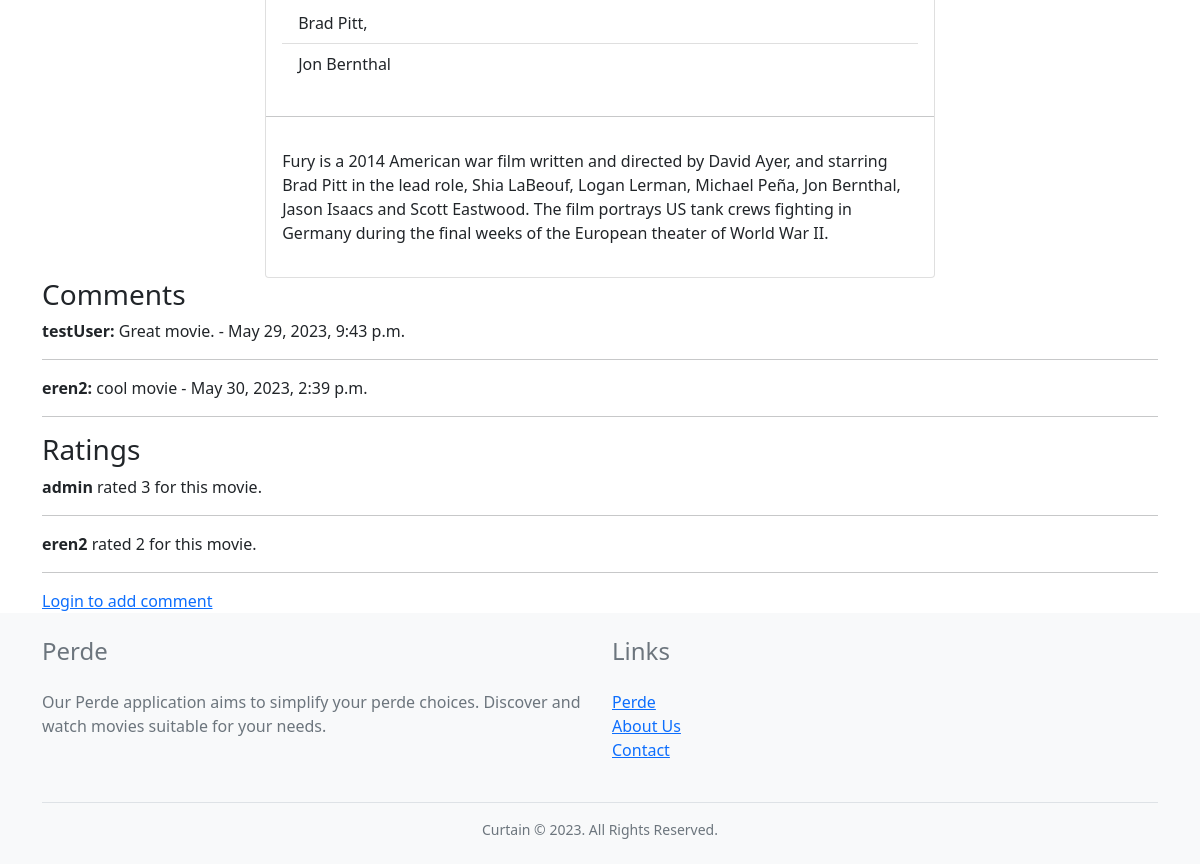
Before: /movie/Fury (lower part) with the older database file.
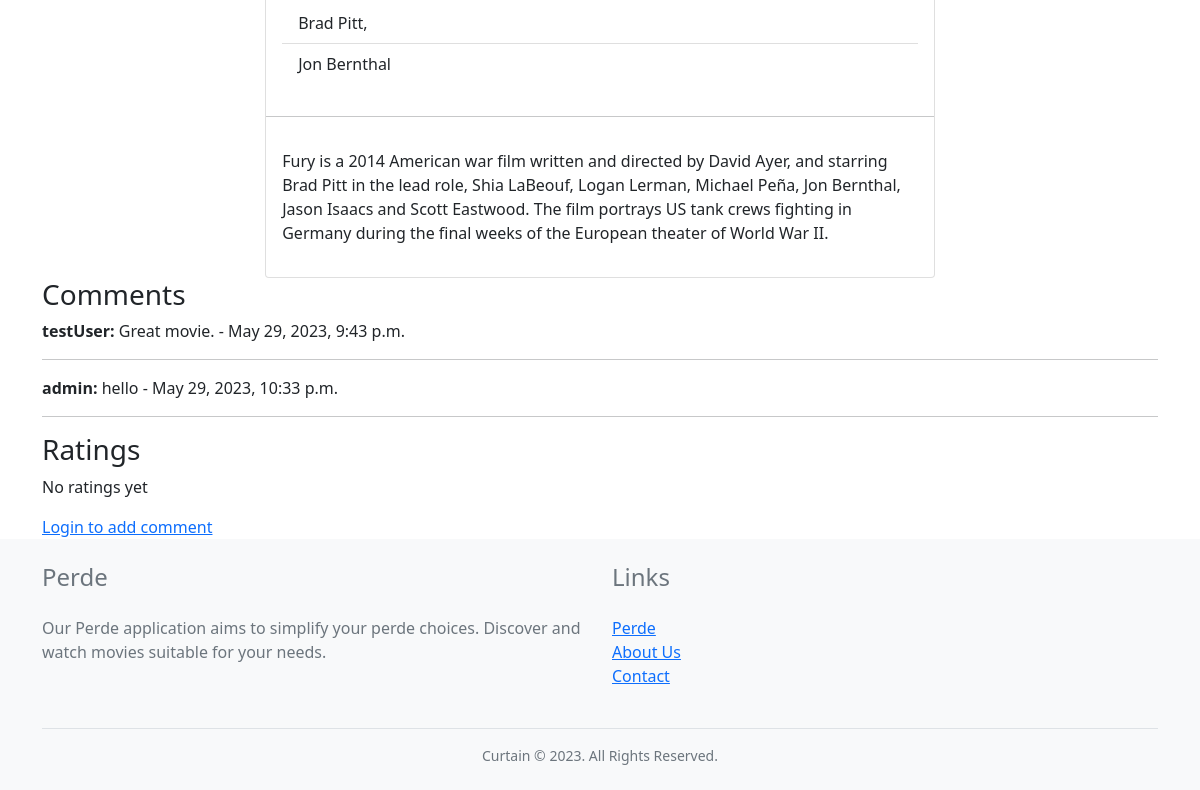
After: the same page with the newer database file.
### HomeApp/models.py (models this page shows, shortened)
class Actor(models.Model):
    name = models.CharField(max_length=100)
    birth_day = models.DateField(blank=True, null=True)
    country = models.CharField(max_length=100, blank=True, null=True)

class Movie(models.Model):
    title = models.CharField(max_length=100)
    description = models.TextField()
    year = models.IntegerField()
    rating = models.FloatField()
    genre = models.ManyToManyField(Genre, related_name='movies')
    director = models.ForeignKey(Director, on_delete=models.CASCADE, related_name='movies')
    actors = models.ManyToManyField(Actor, related_name='movies')
    runtime = models.IntegerField()
    poster = models.CharField(max_length=200)
    trailer = models.CharField(max_length=200, null=True)
    link = models.CharField(max_length=200, null=True)

class Comment(models.Model):
    user = models.ForeignKey('auth.User', on_delete=models.CASCADE, verbose_name='User')
    movie = models.ForeignKey(Movie, on_delete=models.CASCADE, related_name='comments')
    comment = models.TextField()
    created_date = models.DateTimeField(auto_now_add=True)

class Rating(models.Model):
    user = models.ForeignKey('auth.User', on_delete=models.CASCADE, verbose_name='User')
    movie = models.ForeignKey(Movie, on_delete=models.CASCADE, related_name='ratings')
    rating = models.IntegerField()

### HomeApp/views.py (the view)
# urls.py: path('movie/<str:movie_name>', HomeApp.views.movie, name='movie'),
def movie(request, movie_name):
    movie_name = movie_name.lower().capitalize()
    comments = Movie.objects.get(title=movie_name).comments.all()
    return render(request, 'movie.html', {'movie': Movie.objects.get(title=movie_name), 'comments': comments})

### HomeApp/models.py (called while the page is built)
    def __str__(self):
        return self.name

### HomeApp/templates/movie.html (shortened to what this page needs)
{% extends 'base.html' %}
{% block content %}
<div class="container">
    <div class="row">
        <div class="col-12 d-flex justify-content-center">
            <div class="card" style="width: 60%;">
                <div class="p-3">
                    <ul class="list-group list-group-flush">
                        {% for actor in movie.actors.all%}
                        <li class="list-group-item"> {{actor.name}}{% if not forloop.last %}, {% endif %}</li>
                        {% endfor %}
                    </ul>
                </div>
                <hr>
                <div class="card-body">
                    <p>{{movie.description}}</p>
                </div>
              </div>
        </div>
        <h3>Comments</h3>
                {% if movie.comments.all %}
                {% for comment in movie.comments.all %}
                    <div>
                        <p>
                            <b>{{comment.user}}: </b>{{comment.comment}} - {{comment.created_date}}
                        </p>
                        <hr>
                    </div>
                {% endfor %}
                {% else %}
                    <p>No comments yet</p>
                {% endif %}
                <h3>Ratings</h3>
                {% if movie.ratings.all %}
                {% for rating in movie.ratings.all %}
                    <div>
                        <p>
                            <b>{{rating.user}}</b> rated {{rating.rating}} for this movie.
                        </p>
                        <hr>
                    </div>
                {% endfor %}
                {% else %}
                    <p>No ratings yet</p>
                {% endif %}
                {% if user.is_authenticated %}
                    <h3>Add Comment</h3>
                    <form action="{% url 'add-comment' movie.title %}" method="POST">
                    {% csrf_token %}
                    <div>
                        <textarea name="comment" id="comment" cols="30" rows="5"></textarea>
                        <br>
                        <input type="submit" value="Add Comment">
                    </div>
                    </form>
                    <h3>Rating</h3>
                    <form action="{% url 'rate' movie.title %}" method="POST">
                    {% csrf_token %}
                    <div>
                        <input type="number" name="rating" id="rating" min="1" max="5">
                        <br>
                        <input type="submit" value="Rate">
                    </div>
                    </form>
                {% else %}
                    <a href="{% url 'login' %}">Login to add comment</a>
                {% endif %}
    </div>
</div>
{% endblock %}

### HomeApp/templates/base.html (shortened to what this page needs)
{% load static %}
<!DOCTYPE html>
<html lang="en">
<head>
    <link rel="stylesheet" href="{% static 'base.css' %}">
    <link href="https://cdn.jsdelivr.net/npm/bootstrap@5.0.2/dist/css/bootstrap.min.css" rel="stylesheet"
>
</head>
<body>
    {% block content %}
    {% endblock %}
    <footer class="footer bg-light">
        <div class="container py-4">
          <div class="row">
            <div class="col-lg-6">
              <h4 class="text-muted mb-4">Perde</h4>
              <p class="text-muted">Our Perde application aims to simplify your perde choices. Discover and watch movies suitable for your needs.</p>
            </div>
            <div class="col-lg-6">
              <h4 class="text-muted mb-4">Links</h4>
              <ul class="list-unstyled text-muted">
                <li><a href="{% url 'home' %}">Perde</a></li>
                <li><a href="{% url 'aboutus' %}">About Us</a></li>
                <li><a href="{% url 'aboutus' %}">Contact</a></li>
              </ul>
            </div>
          </div>
          <div class="border-top pt-3 mt-4">
            <p class="text-muted text-center small m-0">Curtain © 2023. All Rights Reserved.</p>
          </div>
        </div>
      </footer>
</body>
</html>

Changed rows visible on the page:
removed Comment: user "eren2", comment "cool movie", created_date "May 30, 2023, 2:39 p.m."
removed Rating: user "admin", rating "3"
removed Rating: user "eren2", rating "2"
added Comment: user "admin", comment "hello", created_date "May 29, 2023, 10:33 p.m."
Other visible differences:
text now shown: "No ratings yet"
